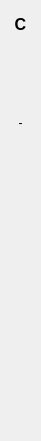
  <widget class="QWidget" name="verticalLayoutWidget_4">
   <property name="geometry">
    <rect>
     <x>850</x>
     <y>80</y>
     <width>41</width>
     <height>441</height>
    </rect>
   </property>
   <layout class="QVBoxLayout" name="verticalLayout_13">
    <item>
     <widget class="QLabel" name="label_69">
      <property name="font">
       <font>
        <pointsize>12</pointsize>
        <weight>75</weight>
        <bold>true</bold>
       </font>
      </property>
      <property name="text">
       <string>C</string>
      </property>
      <property name="alignment">
       <set>Qt::AlignCenter</set>
      </property>
     </widget>
    </item>
    <item>
     <widget class="QLabel" name="label_ac">
      <property name="text">
       <string/>
      </property>
      <property name="alignment">
       <set>Qt::AlignCenter</set>
      </property>
     </widget>
    </item>
    <item>
     <widget class="QLabel" name="label_bc">
      <property name="text">
       <string/>
      </property>
      <property name="alignment">
       <set>Qt::AlignCenter</set>
      </property>
     </widget>
    </item>
    <item>
     <widget class="QLabel" name="label_cb_2">
      <property name="text">
       <string>-</string>
      </property>
      <property name="alignment">
       <set>Qt::AlignCenter</set>
      </property>
     </widget>
    </item>
    <item>
     <widget class="QLabel" name="label_dc">
      <property name="text">
       <string/>
      </property>
      <property name="alignment">
       <set>Qt::AlignCenter</set>
      </property>
     </widget>
    </item>
    <item>
     <widget class="QLabel" name="label_ec">
      <property name="text">
       <string/>
      </property>
      <property name="alignment">
       <set>Qt::AlignCenter</set>
      </property>
     </widget>
    </item>
    <item>
     <widget class="QLabel" name="label_fc">
      <property name="text">
       <string/>
      </property>
      <property name="alignment">
       <set>Qt::AlignCenter</set>
      </property>
     </widget>
    </item>
    <item>
     <widget class="QLabel" name="label_gc">
      <property name="text">
       <string/>
      </property>
      <property name="alignment">
       <set>Qt::AlignCenter</set>
      </property>
     </widget>
    </item>
    <item>
     <widget class="QLabel" name="label_hc">
      <property name="text">
       <string/>
      </property>
      <property name="alignment">
       <set>Qt::AlignCenter</set>
      </property>
     </widget>
    </item>
    <item>
     <widget class="QLabel" name="label_ic">
      <property name="text">
       <string/>
      </property>
      <property name="alignment">
       <set>Qt::AlignCenter</set>
      </property>
     </widget>
    </item>
    <item>
     <widget class="QLabel" name="label_jc">
      <property name="text">
       <string/>
      </property>
      <property name="alignment">
       <set>Qt::AlignCenter</set>
      </property>
     </widget>
    </item>
    <item>
     <widget class="QLabel" name="label_kc">
      <property name="text">
       <string/>
      </property>
      <property name="alignment">
       <set>Qt::AlignCenter</set>
      </property>
     </widget>
    </item>
    <item>
     <widget class="QLabel" name="label_lc">
      <property name="text">
       <string/>
      </property>
      <property name="alignment">
       <set>Qt::AlignCenter</set>
      </property>
     </widget>
    </item>
   </layout>
  </widget>
